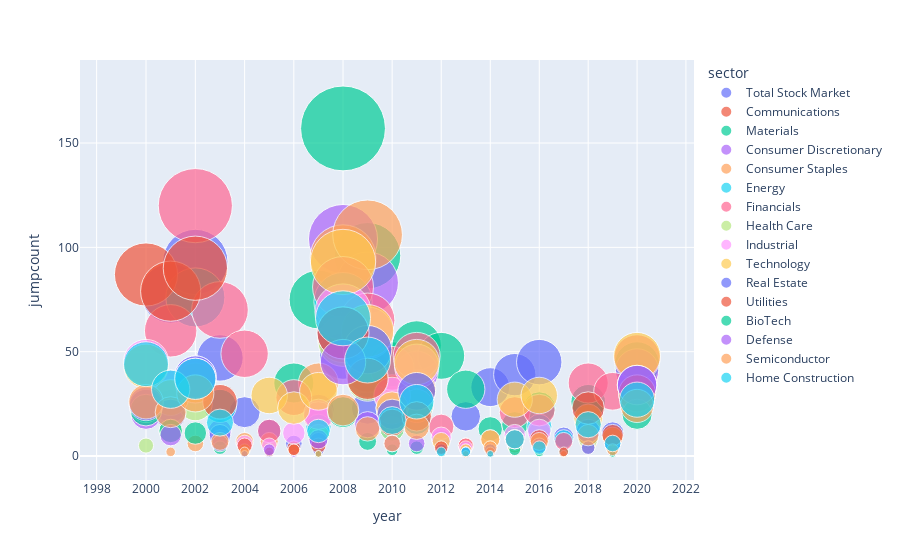

The code cell stored with this chart in its notebook:
### Code cell
fig = px.scatter(df_sector_jumps_totals, x="year", y="jumpcount", size="jumpcount", color="sector",hover_name="sector", log_x=True, size_max=60)
fig.show()

### Figure 1 — Plotly figure (JSON) as saved in the notebook; plotly's stock layout.template omitted (floating-point values rounded to 4 significant figures)
{"data": [{"hovertemplate": "<b>%{hovertext}</b><br><br>sector=Total Stock Market<br>year=%{x}<br>jumpcount=%{marker.size}<extra></extra>", "hovertext": ["Total Stock Market", "Total Stock Market", "Total Stock Market", "Total Stock Market", "Total Stock Market", "Total Stock Market", "Total Stock Market", "Total Stock Market", "Total Stock Market", "Total Stock Market", "Total Stock Market", "Total Stock Market", "Total Stock Market", "Total Stock Market", "Total Stock Market", "Total Stock Market", "Total Stock Market", "Total Stock Market", "Total Stock Market", "Total Stock Market", "Total Stock Market"], "legendgroup": "Total Stock Market", "marker": {"color": "#636efa", "size": [0, 78, 93, 47, 21, 12, 6, 3, 48, 23, 15, 24, 8, 19, 33, 39, 45, 9, 23, 11, 30], "sizemode": "area", "sizeref": 0.04361, "symbol": "circle"}, "mode": "markers", "name": "Total Stock Market", "orientation": "v", "showlegend": true, "type": "scatter", "x": [2000, 2001, 2002, 2003, 2004, 2005, 2006, 2007, 2008, 2009, 2010, 2011, 2012, 2013, 2014, 2015, 2016, 2017, 2018, 2019, 2020], "xaxis": "x", "y": [0, 78, 93, 47, 21, 12, 6, 3, 48, 23, 15, 24, 8, 19, 33, 39, 45, 9, 23, 11, 30], "yaxis": "y"}, {"hovertemplate": "<b>%{hovertext}</b><br><br>sector=Communications<br>year=%{x}<br>jumpcount=%{marker.size}<extra></extra>", "hovertext": ["Communications", "Communications", "Communications", "Communications", "Communications", "Communications", "Communications", "Communications", "Communications", "Communications", "Communications", "Communications", "Communications", "Communications", "Communications", "Communications", "Communications", "Communications", "Communications", "Communications", "Communications"], "legendgroup": "Communications", "marker": {"color": "#EF553B", "size": [0, 0, 0, 0, 0, 0, 4, 8, 57, 41, 22, 31, 3, 2, 2, 4, 5, 0, 15, 6, 36], "sizemode": "area", "sizeref": 0.04361, "symbol": "circle"}, "mode": "markers", "name": "Communications", "orientation": "v", "showlegend": true, "type": "scatter", "x": [2000, 2001, 2002, 2003, 2004, 2005, 2006, 2007, 2008, 2009, 2010, 2011, 2012, 2013, 2014, 2015, 2016, 2017, 2018, 2019, 2020], "xaxis": "x", "y": [0, 0, 0, 0, 0, 0, 4, 8, 57, 41, 22, 31, 3, 2, 2, 4, 5, 0, 15, 6, 36], "yaxis": "y"}, {"hovertemplate": "<b>%{hovertext}</b><br><br>sector=Materials<br>year=%{x}<br>jumpcount=%{marker.size}<extra></extra>", "hovertext": ["Materials", "Materials", "Materials", "Materials", "Materials", "Materials", "Materials", "Materials", "Materials", "Materials", "Materials", "Materials", "Materials", "Materials", "Materials", "Materials", "Materials", "Materials", "Materials", "Materials", "Materials"], "legendgroup": "Materials", "marker": {"color": "#00cc96", "size": [0, 0, 0, 0, 0, 0, 35, 75, 157, 96, 44, 53, 48, 32, 13, 15, 23, 2, 26, 5, 44], "sizemode": "area", "sizeref": 0.04361, "symbol": "circle"}, "mode": "markers", "name": "Materials", "orientation": "v", "showlegend": true, "type": "scatter", "x": [2000, 2001, 2002, 2003, 2004, 2005, 2006, 2007, 2008, 2009, 2010, 2011, 2012, 2013, 2014, 2015, 2016, 2017, 2018, 2019, 2020], "xaxis": "x", "y": [0, 0, 0, 0, 0, 0, 35, 75, 157, 96, 44, 53, 48, 32, 13, 15, 23, 2, 26, 5, 44], "yaxis": "y"}, {"hovertemplate": "<b>%{hovertext}</b><br><br>sector=Consumer Discretionary<br>year=%{x}<br>jumpcount=%{marker.size}<extra></extra>", "hovertext": ["Consumer Discretionary", "Consumer Discretionary", "Consumer Discretionary", "Consumer Discretionary", "Consumer Discretionary", "Consumer Discretionary", "Consumer Discretionary", "Consumer Discretionary", "Consumer Discretionary", "Consumer Discretionary", "Consumer Discretionary", "Consumer Discretionary", "Consumer Discretionary", "Consumer Discretionary", "Consumer Discretionary", "Consumer Discretionary", "Consumer Discretionary", "Consumer Discretionary", "Consumer Discretionary", "Consumer Discretionary", "Consumer Discretionary"], "legendgroup": "Consumer Discretionary", "marker": {"color": "#ab63fa", "size": [20, 24, 36, 12, 0, 0, 1, 22, 104, 83, 23, 40, 4, 3, 0, 5, 11, 0, 9, 3, 41], "sizemode": "area", "sizeref": 0.04361, "symbol": "circle"}, "mode": "markers", "name": "Consumer Discretionary", "orientation": "v", "showlegend": true, "type": "scatter", "x": [2000, 2001, 2002, 2003, 2004, 2005, 2006, 2007, 2008, 2009, 2010, 2011, 2012, 2013, 2014, 2015, 2016, 2017, 2018, 2019, 2020], "xaxis": "x", "y": [20, 24, 36, 12, 0, 0, 1, 22, 104, 83, 23, 40, 4, 3, 0, 5, 11, 0, 9, 3, 41], "yaxis": "y"}, {"hovertemplate": "<b>%{hovertext}</b><br><br>sector=Consumer Staples<br>year=%{x}<br>jumpcount=%{marker.size}<extra></extra>", "hovertext": ["Consumer Staples", "Consumer Staples", "Consumer Staples", "Consumer Staples", "Consumer Staples", "Consumer Staples", "Consumer Staples", "Consumer Staples", "Consumer Staples", "Consumer Staples", "Consumer Staples", "Consumer Staples", "Consumer Staples", "Consumer Staples", "Consumer Staples", "Consumer Staples", "Consumer Staples", "Consumer Staples", "Consumer Staples", "Consumer Staples", "Consumer Staples"], "legendgroup": "Consumer Staples", "marker": {"color": "#FFA15A", "size": [0, 2, 6, 0, 7, 7, 3, 35, 95, 106, 30, 32, 2, 5, 1, 5, 5, 0, 7, 0, 34], "sizemode": "area", "sizeref": 0.04361, "symbol": "circle"}, "mode": "markers", "name": "Consumer Staples", "orientation": "v", "showlegend": true, "type": "scatter", "x": [2000, 2001, 2002, 2003, 2004, 2005, 2006, 2007, 2008, 2009, 2010, 2011, 2012, 2013, 2014, 2015, 2016, 2017, 2018, 2019, 2020], "xaxis": "x", "y": [0, 2, 6, 0, 7, 7, 3, 35, 95, 106, 30, 32, 2, 5, 1, 5, 5, 0, 7, 0, 34], "yaxis": "y"}, {"hovertemplate": "<b>%{hovertext}</b><br><br>sector=Energy<br>year=%{x}<br>jumpcount=%{marker.size}<extra></extra>", "hovertext": ["Energy", "Energy", "Energy", "Energy", "Energy", "Energy", "Energy", "Energy", "Energy", "Energy", "Energy", "Energy", "Energy", "Energy", "Energy", "Energy", "Energy", "Energy", "Energy", "Energy", "Energy"], "legendgroup": "Energy", "marker": {"color": "#19d3f3", "size": [24, 32, 76, 24, 2, 0, 0, 14, 74, 38, 13, 17, 3, 1, 3, 7, 14, 8, 9, 4, 26], "sizemode": "area", "sizeref": 0.04361, "symbol": "circle"}, "mode": "markers", "name": "Energy", "orientation": "v", "showlegend": true, "type": "scatter", "x": [2000, 2001, 2002, 2003, 2004, 2005, 2006, 2007, 2008, 2009, 2010, 2011, 2012, 2013, 2014, 2015, 2016, 2017, 2018, 2019, 2020], "xaxis": "x", "y": [24, 32, 76, 24, 2, 0, 0, 14, 74, 38, 13, 17, 3, 1, 3, 7, 14, 8, 9, 4, 26], "yaxis": "y"}, {"hovertemplate": "<b>%{hovertext}</b><br><br>sector=Financials<br>year=%{x}<br>jumpcount=%{marker.size}<extra></extra>", "hovertext": ["Financials", "Financials", "Financials", "Financials", "Financials", "Financials", "Financials", "Financials", "Financials", "Financials", "Financials", "Financials", "Financials", "Financials", "Financials", "Financials", "Financials", "Financials", "Financials", "Financials", "Financials"], "legendgroup": "Financials", "marker": {"color": "#FF6692", "size": [0, 60, 120, 70, 49, 12, 28, 19, 81, 65, 42, 48, 14, 5, 8, 21, 22, 7, 35, 31, 47], "sizemode": "area", "sizeref": 0.04361, "symbol": "circle"}, "mode": "markers", "name": "Financials", "orientation": "v", "showlegend": true, "type": "scatter", "x": [2000, 2001, 2002, 2003, 2004, 2005, 2006, 2007, 2008, 2009, 2010, 2011, 2012, 2013, 2014, 2015, 2016, 2017, 2018, 2019, 2020], "xaxis": "x", "y": [0, 60, 120, 70, 49, 12, 28, 19, 81, 65, 42, 48, 14, 5, 8, 21, 22, 7, 35, 31, 47], "yaxis": "y"}, {"hovertemplate": "<b>%{hovertext}</b><br><br>sector=Health Care<br>year=%{x}<br>jumpcount=%{marker.size}<extra></extra>", "hovertext": ["Health Care", "Health Care", "Health Care", "Health Care", "Health Care", "Health Care", "Health Care", "Health Care", "Health Care", "Health Care", "Health Care", "Health Care", "Health Care", "Health Care", "Health Care", "Health Care", "Health Care", "Health Care", "Health Care", "Health Care", "Health Care"], "legendgroup": "Health Care", "marker": {"color": "#B6E880", "size": [5, 12, 25, 6, 0, 0, 0, 10, 55, 36, 13, 24, 2, 3, 0, 5, 4, 0, 8, 5, 30], "sizemode": "area", "sizeref": 0.04361, "symbol": "circle"}, "mode": "markers", "name": "Health Care", "orientation": "v", "showlegend": true, "type": "scatter", "x": [2000, 2001, 2002, 2003, 2004, 2005, 2006, 2007, 2008, 2009, 2010, 2011, 2012, 2013, 2014, 2015, 2016, 2017, 2018, 2019, 2020], "xaxis": "x", "y": [5, 12, 25, 6, 0, 0, 0, 10, 55, 36, 13, 24, 2, 3, 0, 5, 4, 0, 8, 5, 30], "yaxis": "y"}, {"hovertemplate": "<b>%{hovertext}</b><br><br>sector=Industrial<br>year=%{x}<br>jumpcount=%{marker.size}<extra></extra>", "hovertext": ["Industrial", "Industrial", "Industrial", "Industrial", "Industrial", "Industrial", "Industrial", "Industrial", "Industrial", "Industrial", "Industrial", "Industrial", "Industrial", "Industrial", "Industrial", "Industrial", "Industrial", "Industrial", "Industrial", "Industrial", "Industrial"], "legendgroup": "Industrial", "marker": {"color": "#FF97FF", "size": [45, 32, 38, 8, 6, 5, 11, 20, 69, 59, 29, 43, 9, 4, 4, 10, 12, 1, 13, 6, 34], "sizemode": "area", "sizeref": 0.04361, "symbol": "circle"}, "mode": "markers", "name": "Industrial", "orientation": "v", "showlegend": true, "type": "scatter", "x": [2000, 2001, 2002, 2003, 2004, 2005, 2006, 2007, 2008, 2009, 2010, 2011, 2012, 2013, 2014, 2015, 2016, 2017, 2018, 2019, 2020], "xaxis": "x", "y": [45, 32, 38, 8, 6, 5, 11, 20, 69, 59, 29, 43, 9, 4, 4, 10, 12, 1, 13, 6, 34], "yaxis": "y"}, {"hovertemplate": "<b>%{hovertext}</b><br><br>sector=Technology<br>year=%{x}<br>jumpcount=%{marker.size}<extra></extra>", "hovertext": ["Technology", "Technology", "Technology", "Technology", "Technology", "Technology", "Technology", "Technology", "Technology", "Technology", "Technology", "Technology", "Technology", "Technology", "Technology", "Technology", "Technology", "Technology", "Technology", "Technology", "Technology"], "legendgroup": "Technology", "marker": {"color": "#FECB52", "size": [43, 28, 35, 6, 3, 29, 23, 31, 93, 60, 23, 45, 7, 3, 8, 27, 29, 1, 18, 9, 48], "sizemode": "area", "sizeref": 0.04361, "symbol": "circle"}, "mode": "markers", "name": "Technology", "orientation": "v", "showlegend": true, "type": "scatter", "x": [2000, 2001, 2002, 2003, 2004, 2005, 2006, 2007, 2008, 2009, 2010, 2011, 2012, 2013, 2014, 2015, 2016, 2017, 2018, 2019, 2020], "xaxis": "x", "y": [43, 28, 35, 6, 3, 29, 23, 31, 93, 60, 23, 45, 7, 3, 8, 27, 29, 1, 18, 9, 48], "yaxis": "y"}, {"hovertemplate": "<b>%{hovertext}</b><br><br>sector=Real Estate<br>year=%{x}<br>jumpcount=%{marker.size}<extra></extra>", "hovertext": ["Real Estate", "Real Estate", "Real Estate", "Real Estate", "Real Estate", "Real Estate", "Real Estate", "Real Estate", "Real Estate", "Real Estate", "Real Estate", "Real Estate", "Real Estate", "Real Estate", "Real Estate", "Real Estate", "Real Estate", "Real Estate", "Real Estate", "Real Estate", "Real Estate"], "legendgroup": "Real Estate", "marker": {"color": "#636efa", "size": [24, 20, 38, 10, 0, 1, 0, 7, 59, 51, 20, 31, 3, 2, 3, 7, 5, 0, 12, 6, 34], "sizemode": "area", "sizeref": 0.04361, "symbol": "circle"}, "mode": "markers", "name": "Real Estate", "orientation": "v", "showlegend": true, "type": "scatter", "x": [2000, 2001, 2002, 2003, 2004, 2005, 2006, 2007, 2008, 2009, 2010, 2011, 2012, 2013, 2014, 2015, 2016, 2017, 2018, 2019, 2020], "xaxis": "x", "y": [24, 20, 38, 10, 0, 1, 0, 7, 59, 51, 20, 31, 3, 2, 3, 7, 5, 0, 12, 6, 34], "yaxis": "y"}, {"hovertemplate": "<b>%{hovertext}</b><br><br>sector=Utilities<br>year=%{x}<br>jumpcount=%{marker.size}<extra></extra>", "hovertext": ["Utilities", "Utilities", "Utilities", "Utilities", "Utilities", "Utilities", "Utilities", "Utilities", "Utilities", "Utilities", "Utilities", "Utilities", "Utilities", "Utilities", "Utilities", "Utilities", "Utilities", "Utilities", "Utilities", "Utilities", "Utilities"], "legendgroup": "Utilities", "marker": {"color": "#EF553B", "size": [87, 79, 90, 26, 5, 2, 3, 5, 59, 37, 16, 19, 4, 1, 2, 8, 8, 2, 23, 10, 30], "sizemode": "area", "sizeref": 0.04361, "symbol": "circle"}, "mode": "markers", "name": "Utilities", "orientation": "v", "showlegend": true, "type": "scatter", "x": [2000, 2001, 2002, 2003, 2004, 2005, 2006, 2007, 2008, 2009, 2010, 2011, 2012, 2013, 2014, 2015, 2016, 2017, 2018, 2019, 2020], "xaxis": "x", "y": [87, 79, 90, 26, 5, 2, 3, 5, 59, 37, 16, 19, 4, 1, 2, 8, 8, 2, 23, 10, 30], "yaxis": "y"}, {"hovertemplate": "<b>%{hovertext}</b><br><br>sector=BioTech<br>year=%{x}<br>jumpcount=%{marker.size}<extra></extra>", "hovertext": ["BioTech", "BioTech", "BioTech", "BioTech", "BioTech", "BioTech", "BioTech", "BioTech", "BioTech", "BioTech", "BioTech", "BioTech", "BioTech", "BioTech", "BioTech", "BioTech", "BioTech", "BioTech", "BioTech", "BioTech", "BioTech"], "legendgroup": "BioTech", "marker": {"color": "#00cc96", "size": [22, 12, 11, 4, 1, 0, 0, 1, 21, 7, 3, 4, 0, 2, 0, 3, 2, 0, 4, 1, 20], "sizemode": "area", "sizeref": 0.04361, "symbol": "circle"}, "mode": "markers", "name": "BioTech", "orientation": "v", "showlegend": true, "type": "scatter", "x": [2000, 2001, 2002, 2003, 2004, 2005, 2006, 2007, 2008, 2009, 2010, 2011, 2012, 2013, 2014, 2015, 2016, 2017, 2018, 2019, 2020], "xaxis": "x", "y": [22, 12, 11, 4, 1, 0, 0, 1, 21, 7, 3, 4, 0, 2, 0, 3, 2, 0, 4, 1, 20], "yaxis": "y"}, {"hovertemplate": "<b>%{hovertext}</b><br><br>sector=Defense<br>year=%{x}<br>jumpcount=%{marker.size}<extra></extra>", "hovertext": ["Defense", "Defense", "Defense", "Defense", "Defense", "Defense", "Defense", "Defense", "Defense", "Defense", "Defense", "Defense", "Defense", "Defense", "Defense", "Defense", "Defense", "Defense", "Defense", "Defense", "Defense"], "legendgroup": "Defense", "marker": {"color": "#ab63fa", "size": [25, 10, 37, 6, 1, 3, 0, 8, 45, 15, 6, 6, 0, 2, 0, 8, 5, 0, 4, 0, 34], "sizemode": "area", "sizeref": 0.04361, "symbol": "circle"}, "mode": "markers", "name": "Defense", "orientation": "v", "showlegend": true, "type": "scatter", "x": [2000, 2001, 2002, 2003, 2004, 2005, 2006, 2007, 2008, 2009, 2010, 2011, 2012, 2013, 2014, 2015, 2016, 2017, 2018, 2019, 2020], "xaxis": "x", "y": [25, 10, 37, 6, 1, 3, 0, 8, 45, 15, 6, 6, 0, 2, 0, 8, 5, 0, 4, 0, 34], "yaxis": "y"}, {"hovertemplate": "<b>%{hovertext}</b><br><br>sector=Semiconductor<br>year=%{x}<br>jumpcount=%{marker.size}<extra></extra>", "hovertext": ["Semiconductor", "Semiconductor", "Semiconductor", "Semiconductor", "Semiconductor", "Semiconductor", "Semiconductor", "Semiconductor", "Semiconductor", "Semiconductor", "Semiconductor", "Semiconductor", "Semiconductor", "Semiconductor", "Semiconductor", "Semiconductor", "Semiconductor", "Semiconductor", "Semiconductor", "Semiconductor", "Semiconductor"], "legendgroup": "Semiconductor", "marker": {"color": "#FFA15A", "size": [26, 21, 30, 7, 2, 0, 0, 1, 22, 13, 6, 14, 0, 1, 4, 8, 7, 0, 10, 3, 24], "sizemode": "area", "sizeref": 0.04361, "symbol": "circle"}, "mode": "markers", "name": "Semiconductor", "orientation": "v", "showlegend": true, "type": "scatter", "x": [2000, 2001, 2002, 2003, 2004, 2005, 2006, 2007, 2008, 2009, 2010, 2011, 2012, 2013, 2014, 2015, 2016, 2017, 2018, 2019, 2020], "xaxis": "x", "y": [26, 21, 30, 7, 2, 0, 0, 1, 22, 13, 6, 14, 0, 1, 4, 8, 7, 0, 10, 3, 24], "yaxis": "y"}, {"hovertemplate": "<b>%{hovertext}</b><br><br>sector=Home Construction<br>year=%{x}<br>jumpcount=%{marker.size}<extra></extra>", "hovertext": ["Home Construction", "Home Construction", "Home Construction", "Home Construction", "Home Construction", "Home Construction", "Home Construction", "Home Construction", "Home Construction", "Home Construction", "Home Construction", "Home Construction", "Home Construction", "Home Construction", "Home Construction", "Home Construction", "Home Construction", "Home Construction", "Home Construction", "Home Construction", "Home Construction"], "legendgroup": "Home Construction", "marker": {"color": "#19d3f3", "size": [44, 32, 37, 16, 0, 0, 0, 12, 66, 46, 17, 26, 2, 2, 1, 8, 4, 0, 15, 6, 27], "sizemode": "area", "sizeref": 0.04361, "symbol": "circle"}, "mode": "markers", "name": "Home Construction", "orientation": "v", "showlegend": true, "type": "scatter", "x": [2000, 2001, 2002, 2003, 2004, 2005, 2006, 2007, 2008, 2009, 2010, 2011, 2012, 2013, 2014, 2015, 2016, 2017, 2018, 2019, 2020], "xaxis": "x", "y": [44, 32, 37, 16, 0, 0, 0, 12, 66, 46, 17, 26, 2, 2, 1, 8, 4, 0, 15, 6, 27], "yaxis": "y"}], "layout": {"autosize": true, "legend": {"itemsizing": "constant", "title": {"text": "sector"}, "tracegroupgap": 0}, "margin": {"t": 60}, "xaxis": {"anchor": "y", "autorange": true, "domain": [0, 1], "range": [3.301, 3.306], "title": {"text": "year"}, "type": "log"}, "yaxis": {"anchor": "x", "autorange": true, "domain": [0, 1], "range": [-12.71, 200.2], "title": {"text": "jumpcount"}, "type": "linear"}}}
